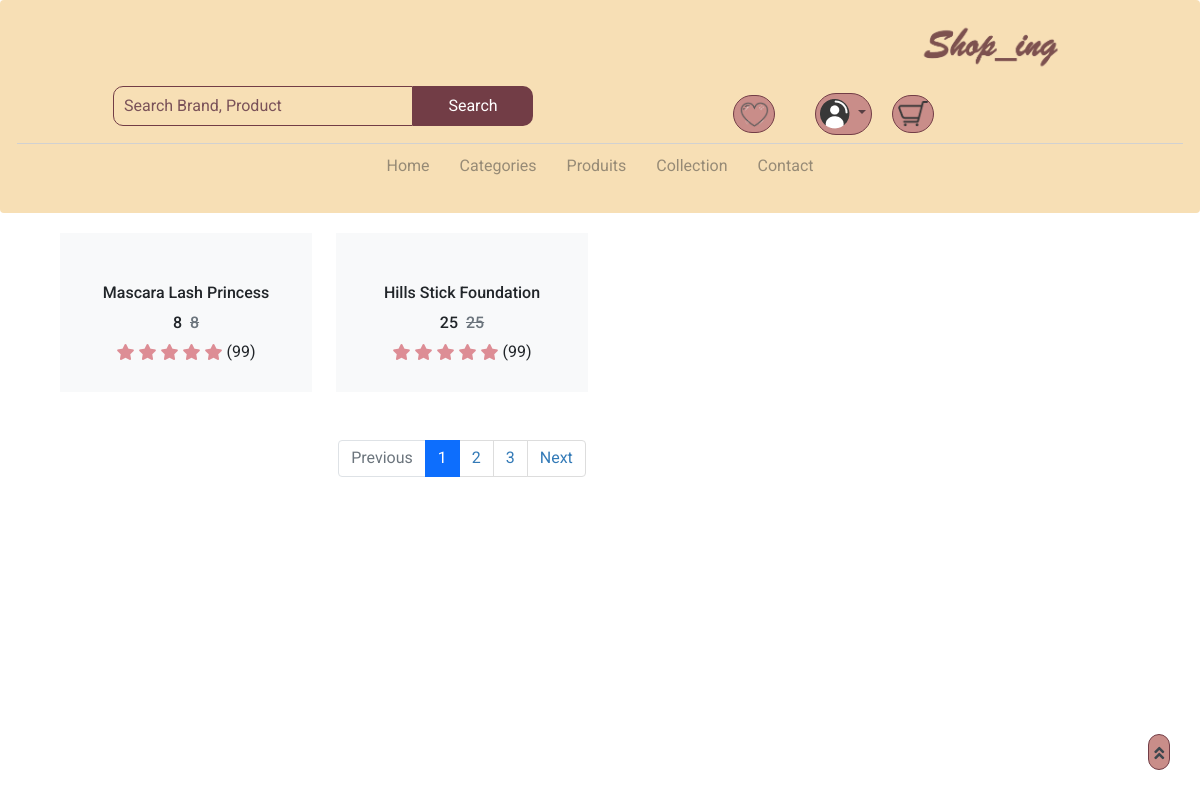
The app's page /category_products.php?id=1 with its own data.
### tables this page shows
CREATE TABLE `produits` (
  `id` int(11) NOT NULL,
  `image` text NOT NULL,
  `nom` varchar(50) NOT NULL,
  `prix` int(11) NOT NULL,
  `description` text NOT NULL,
  `cat_id` int(11) DEFAULT NULL
);

### category_products.php (the view, shortened to what this page needs)
<?php
    include "config/connexion.php";
    $category_id = $_GET['id'];
    $query = "SELECT * FROM produits WHERE cat_id = :category_id";
    $stmt = $access->prepare($query);
    $stmt->bindValue(':category_id', $category_id);
    $stmt->execute();
    $products = $stmt->fetchAll();
?>
<!DOCTYPE html>
<html lang="en">
<head>
    <link href="https://cdnjs.cloudflare.com/ajax/libs/font-awesome/5.10.0/css/all.min.css" rel="stylesheet">
    <link href="css/shop.css" rel="stylesheet">
</head>
<body>
    <?php
include("header.php");
?>
    <div class="container-fluid">
        <div class="row px-xl-5">
            <div class="col-lg-9 col-md-8">
                <div class="row pb-3">
                    <?php
                    foreach($products as $produit) { ?>
                    <div class="col-lg-4 col-md-6 col-sm-6 pb-1">
                        <div class="product-item bg-light mb-4">
                            <div class="product-img position-relative overflow-hidden">
                                <div class="product-action">
                                </div>
                            </div>
                            <div class="text-center py-4">
                                <a class="h6 text-decoration-none text-truncate" href=""><?=  $produit['nom'] ?></a>
                                <div class="d-flex align-items-center justify-content-center mt-2">
                                    <h5><?=  $produit['prix'] ?></h5><h6 class="text-muted ml-2"><del><?=  $produit['prix']?></del></h6>
                                </div>
                                <div class="d-flex align-items-center justify-content-center mb-1">
                                    <small class="fa fa-star text-primary mr-1"></small>
                                    <small class="fa fa-star text-primary mr-1"></small>
                                    <small class="fa fa-star text-primary mr-1"></small>
                                    <small class="fa fa-star text-primary mr-1"></small>
                                    <small class="fa fa-star text-primary mr-1" ></small>
                                    <small>(99)</small>
                                </div>
                            </div>
                        </div>
                    </div>
                    <?php
                        }
                        ?>
                    <div class="col-12">
                        <nav>
                          <ul class="pagination justify-content-center">
                            <li class="page-item disabled"><a class="page-link" href="#">Previous</span></a></li>
                            <li class="page-item active"><a class="page-link" href="#">1</a></li>
                            <li class="page-item"><a class="page-link" href="#">2</a></li>
                            <li class="page-item"><a class="page-link" href="#">3</a></li>
                            <li class="page-item"><a class="page-link" href="#">Next</a></li>
                          </ul>
                        </nav>
                    </div>
                </div>
            </div>
        </div>
    </div>
    <a href="#" class="btn btn-primary back-to-top"><i class="fa fa-angle-double-up"></i></a>
</body>
</html>

### css/home.css (style rules this page uses)
.active, .dot:hover { background-color: #717171; }

### css/nav.css (style rules this page uses)
* { margin: 0; padding: 0; box-sizing: border-box; font-family: 'roboto', sans-serif; }
.btn { display: inline-block; margin-top: 1rem; border-radius: 5rem; background:rgb(201, 141, 137); color:#583f43; padding: 0.3em; cursor: pointer; font-size: 1.7rem; border-color: #723d46; }

### login.php (style rules this page uses)
.btn { font-size: 1.3em; width:auto; }
.row { width:150; }

### header.php (style rules this page uses)
.btn { background:transparent; }
i { display: inline-block; vertical-align: middle; }
* { margin: 0; padding: 0; box-sizing: border-box; font-family: 'roboto', sans-serif; }
.btn { display: inline-block; margin-top: 1rem; border-radius: 5rem; background:rgb(201, 141, 137); color:#583f43; padding: 0.3em; cursor: pointer; font-size: 1.7rem; border-color: #723d46; }

### category_products.php (style rules this page uses)
* { font-size:1em !important; }
.text-primary { color: #dd8d95!important; }

### records on screen
produits: nom "Mascara Lash Princess", prix "8"
produits: nom "Hills Stick Foundation", prix "25"
